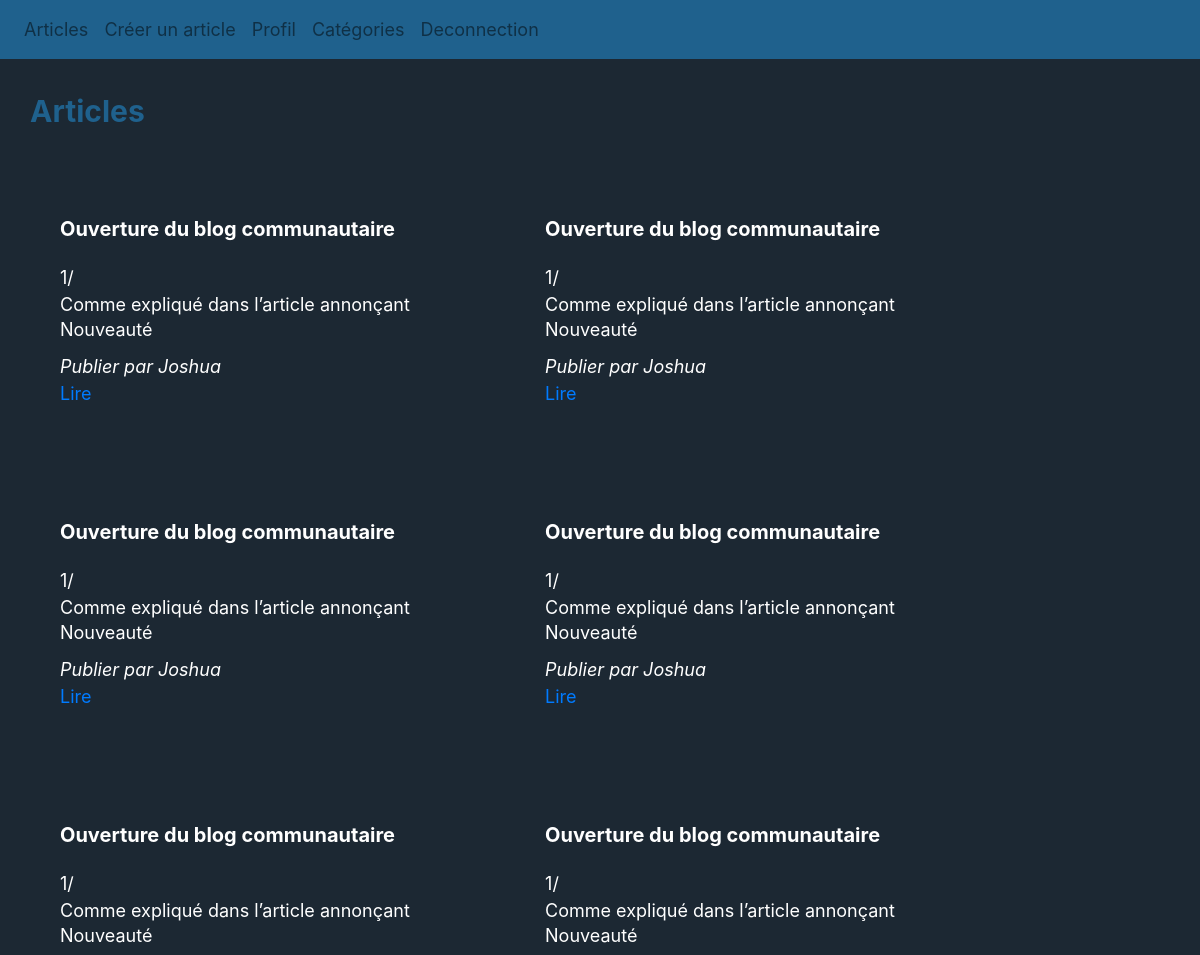
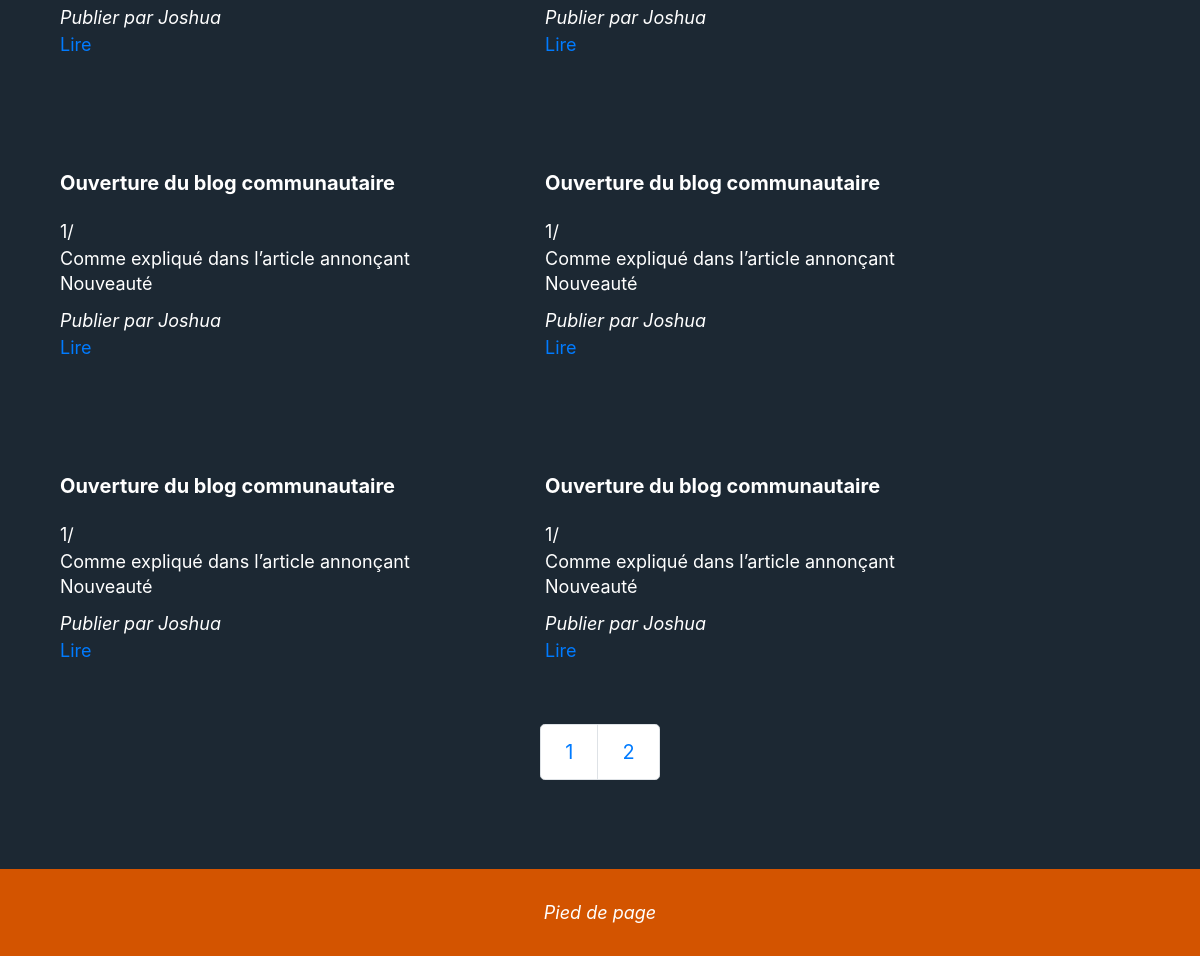
The page /posts?ac=display&page=1 (signed in) on the database its author committed (2 pictures, top to bottom).
### tables this page shows
CREATE TABLE `posts` (
  `id` int(11) NOT NULL,
  `imagePath` varchar(255) DEFAULT NULL,
  `title` varchar(255) NOT NULL,
  `content` text NOT NULL,
  `idCategory` int(11) DEFAULT NULL,
  `idUser` int(11) DEFAULT NULL
);

CREATE TABLE `categories` (
  `id` int(11) NOT NULL,
  `name` varchar(255) NOT NULL
);

CREATE TABLE `users` (
  `id` int(11) NOT NULL,
  `username` varchar(255) NOT NULL,
  `password` varchar(255) NOT NULL
);

### Model/function.php (called while the page is built, shortened)
<?php
function connectPdo(){
    try{
        $pdo = new PDO ('mysql:host='.HOST.';dbname='.DBNAME, USER , PW , array(PDO::MYSQL_ATTR_INIT_COMMAND => 'SET NAMES utf8'));
        return $pdo ;
    }
    catch(PDOExeption $e)
    {
        echo "problème de connexion". $e->getMessage();
        return fasle ;
    }
}
function getPosts($page){
    $pdo = connectPdo();
    $nbp = 10;
    $start = ($page-1)*$nbp;
    try{
        $db = $pdo->prepare("select posts.id, posts.imagePath, posts.title, posts.content, idCategory,
        categories.name as categoryname, idUser, users.username  as username
        from posts LEFT JOIN categories on posts.idCategory = categories.id
        LEFT JOIN users on idUser = users.id ORDER BY posts.id DESC LIMIT :start, :nbp");
        $db->bindParam(':start', $start, PDO::PARAM_INT);
        $db->bindParam(':nbp', $nbp, PDO::PARAM_INT);
        $db->execute();
        $posts = $db->fetchALL(PDO::FETCH_OBJ);
        return $posts;
    }catch (PDOException $e){
        echo"Erreur de connexion". $e->getMessage();
    }
}
function getNbPosts(){
    $pdo = connectPdo();
    try{
        $db = $pdo->prepare("select posts.id from posts");
        $db->execute();
        $count = $db->rowCount();
        return $count;
    }catch (PDOException $e){
        echo"Erreur de connexion". $e->getMessage();
    }
}

### View/post.php (the view, shortened to what this page needs)
<?php
    if(isset($posts)){
        echo "<div class='title' xmlns='http://www.w3.org/1999/html'>Articles</div>";
        foreach ($posts as $post){
            ?>
            <div class='posts'>
                <div class='p-title'><?php echo $post->title ?></div>
                <div class='p-img'><?php echo $post->imagePath?></div>
                <div class='p-content'><?php echo $post->content?></div>
                <div class='p-category'><?php echo $post->categoryname?></div>
                <div class='p-username'>Publier par <?php echo $post->username?></div>
                <a href='<?php echo "/posts?ac=display&id=$post->id";?>' class='p-link'>Lire</a>
            </div>
        <?php
        }
        ?>
        <nav class="p-pagination" aria-label="...">
            <ul class="pagination pagination-lg">
            <?php
            for ($count = 1; $nbpages>=$count; $count++) {
                ?>
                <li class="page-item">
                    <a class="page-link" href=<?php echo "/posts?ac=display&page=$count" ?> >
                        <?php echo $count; ?>
                    </a>
                </li>
                <?php
            }
            ?>
            </ul>
        </nav>
    <?php
    }
            ?><a href=<?php echo "/posts?ac=setpost&id=$postv->id";?> class='p-link'>Modifier l'article</a><?php

### asset/css/style.css (style rules this page uses)
html { min-height: 100%; }
body { background-color:#1C2833;color :white;margin: 0; font-size:18px;position: relative; padding-bottom: 160px }
.posts { display : block; width: 30%; margin: 5%;margin-top: 50px; margin-bottom: 60px;display: inline-block; }
.p-title { font-weight: 700; font-size: 20px; margin-bottom: 20px; }
.p-content { text-overflow: ellipsis; overflow : hidden; height: 25px; width: 100%; display: block; }
.title { color: #1F618D; font-size: 30px; font-weight: bold; margin: 30px; }
.p-username { font-style: italic;margin-top: 10px; }
.p-pagination { margin: auto; width: fit-content; }

### rows shown on the page
posts: title "Ouverture du blog communautaire", imagePath "1/", content "Comme expliqué dans l’article annonçant…", idCategory.name "Nouveauté", idUser.username "Joshua"
posts: title "Ouverture du blog communautaire", imagePath "1/", content "Comme expliqué dans l’article annonçant…", idCategory.name "Nouveauté", idUser.username "Joshua"
posts: title "Ouverture du blog communautaire", imagePath "1/", content "Comme expliqué dans l’article annonçant…", idCategory.name "Nouveauté", idUser.username "Joshua"
posts: title "Ouverture du blog communautaire", imagePath "1/", content "Comme expliqué dans l’article annonçant…", idCategory.name "Nouveauté", idUser.username "Joshua"
posts: title "Ouverture du blog communautaire", imagePath "1/", content "Comme expliqué dans l’article annonçant…", idCategory.name "Nouveauté", idUser.username "Joshua"
posts: title "Ouverture du blog communautaire", imagePath "1/", content "Comme expliqué dans l’article annonçant…", idCategory.name "Nouveauté", idUser.username "Joshua"
posts: title "Ouverture du blog communautaire", imagePath "1/", content "Comme expliqué dans l’article annonçant…", idCategory.name "Nouveauté", idUser.username "Joshua"
posts: title "Ouverture du blog communautaire", imagePath "1/", content "Comme expliqué dans l’article annonçant…", idCategory.name "Nouveauté", idUser.username "Joshua"
posts: title "Ouverture du blog communautaire", imagePath "1/", content "Comme expliqué dans l’article annonçant…", idCategory.name "Nouveauté", idUser.username "Joshua"
posts: title "Ouverture du blog communautaire", imagePath "1/", content "Comme expliqué dans l’article annonçant…", idCategory.name "Nouveauté", idUser.username "Joshua"
